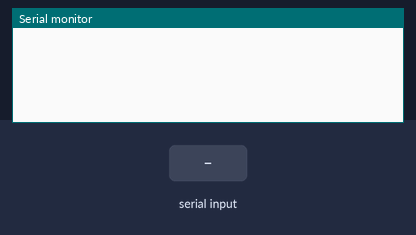
Recording of a sketch running on a simulated Arduino Uno, built with avr-gcc and run on an emulated ATmega328P. Shown: the last lines printed to the serial monitor. Inputs (shaded band) come from the test bench.

Above: at 1.2 s.
1.3 s: ",\n" received over Serial
At 3.1 s:
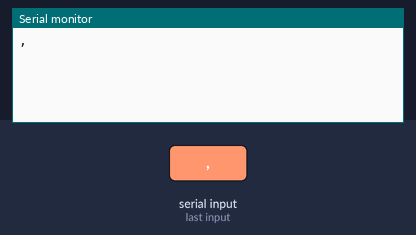
3.8 s: "90,45,200\n" received over Serial
At 6.2 s:
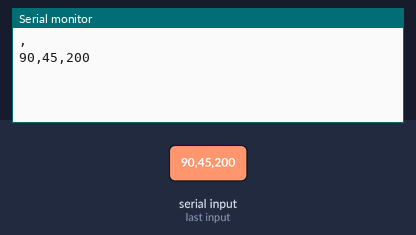

The sketch:

communicate_trial.ino
```cpp
String Ary[5];
int z;
String cmd;
void split(String msg){
  int i=0;
  int j=0;
  String temp="";
while ( j<msg.length()) {

  if (msg.charAt(j)==',') {
    Ary[i]=temp;
    temp="";
    i++;
  }
  else {
    temp=temp+msg.charAt(j);
    }
     j++;
  }
 Ary[msg.length()-1]=temp;

}
int GetValue(String pstring){
  char vtemp[10];
  pstring.toCharArray(vtemp,sizeof(vtemp));
  return atof(vtemp);
}
void setup(){
  Serial.begin(115200);

}
void loop(){
//  x=1;
//  y=2;
//  z=y+x;
//  Serial.print(x);
//Serial.print(',');
//Serial.print(y);
//Serial.print(',');
//Serial.println(z);
//delay(1000);
while(Serial.available()==0){
}
cmd=Serial.readStringUntil('\r');Serial.flush();
split(cmd);
Serial.flush();
//Serial.print((Ary[0]));Serial.print(" ");
//Serial.print((Ary[1]));Serial.print(" ");
//Serial.print((Ary[2]));Serial.print(" ");
//Serial.print((Ary[3]));Serial.print(" ");
//Serial.println(Ary[4]);Serial.print(" ");
Serial.println(cmd);

}
```

Measured:
- after the input at 1.3 s, the serial monitor: prints a new line after 1.0 s (image 1)
- after the input at 3.8 s, the serial monitor: prints a new line after 1.0 s (image 2)
